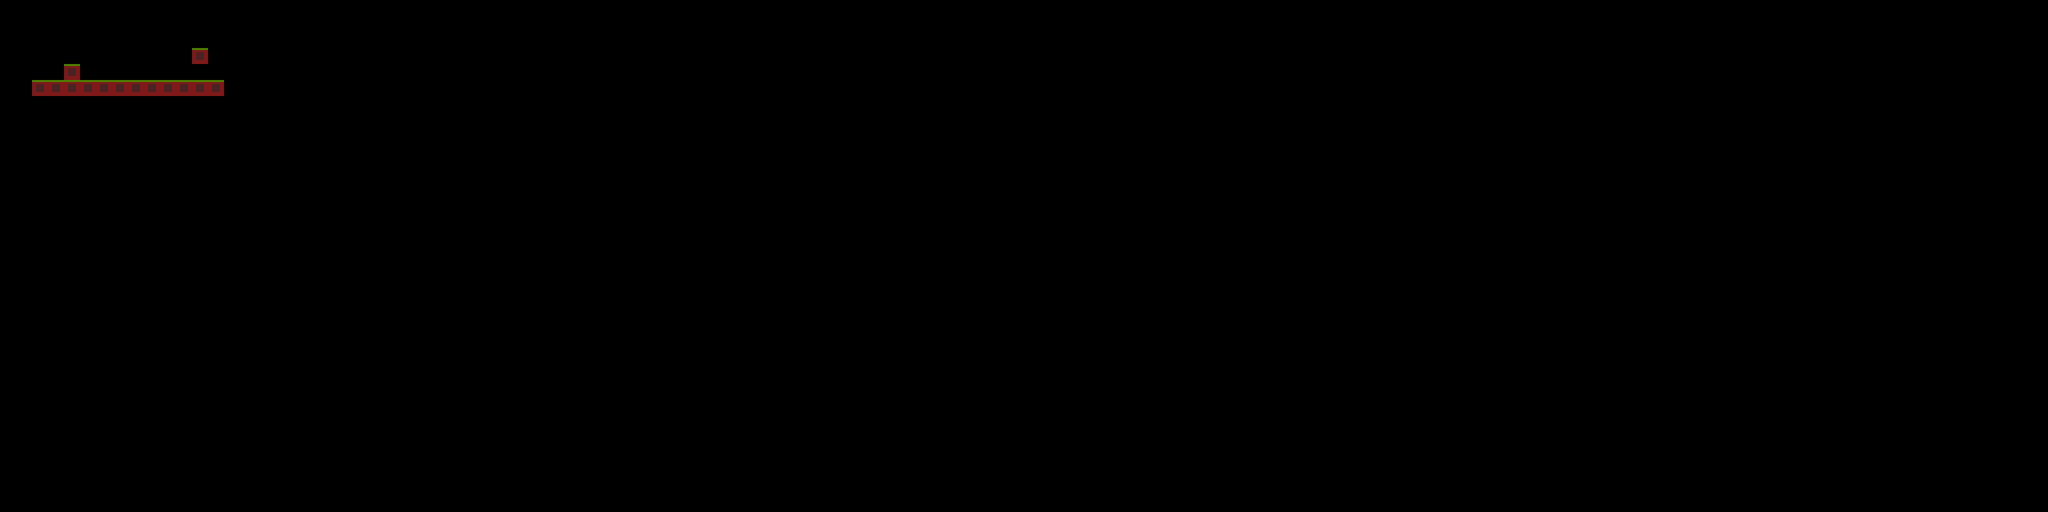

A level layout from a 2D game, rendered from its tile map. Below: a short description, then the map file with tile-grid data replaced by summaries:
An orthogonal 128x32 tile map with 32x32 px tiles, 2 tile layers (Tile Layer 1, collision), 2 tilesets and 1 object (player).

<map version="1.0" orientation="orthogonal" width="128" height="32" tilewidth="32" tileheight="32">
 <properties>
  <property name="tileset" value="res/map_tileset.png" />
 </properties>
 <tileset firstgid="1" name="tileset" tilewidth="32" tileheight="32">
  <image source="map_tileset.png" width="512" height="128" />
 </tileset>
 <tileset firstgid="65" name="collision" tilewidth="32" tileheight="32">
  <image source="tools/zz_collision.png" width="128" height="512" />
 </tileset>
 <layer name="Tile Layer 1" width="128" height="32">
  <data>[4096 cells, 32 non-empty, 2 distinct tile ids]</data>
 </layer>
 <layer name="collision" width="128" height="32" opacity="0.3">
  <data>[4096 cells, 19 non-empty, 2 distinct tile ids]</data>
 </layer>
 <objectgroup name="Object Layer 1" width="128" height="32">
  <object name="player" x="320" y="96" width="32" height="32">
   <properties>
    <property name="handler" value="player" />
    <property name="sprite" value="res/testsprite.spr" />
   </properties>
  </object>
 </objectgroup>
</map>
